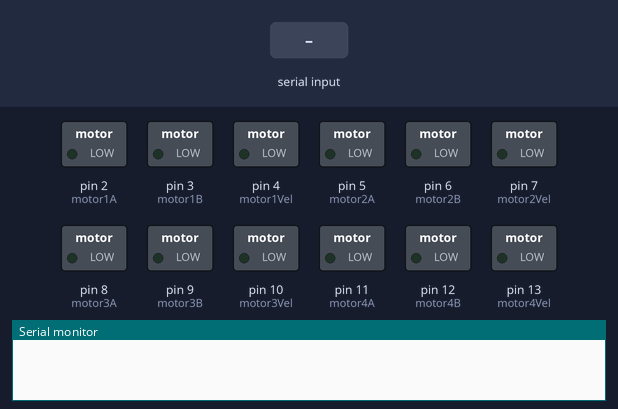
This sketch was run on a simulated Arduino Mega 2560, built with avr-gcc and run on an emulated ATmega2560. Shown: switched loads named in the sketch (green lamp = pin HIGH), the last lines printed to the serial monitor. Inputs (shaded band) come from the test bench.

Above: at 1.2 s.
1.3 s: "a90\n" received over the second serial link
At 1.7 s:
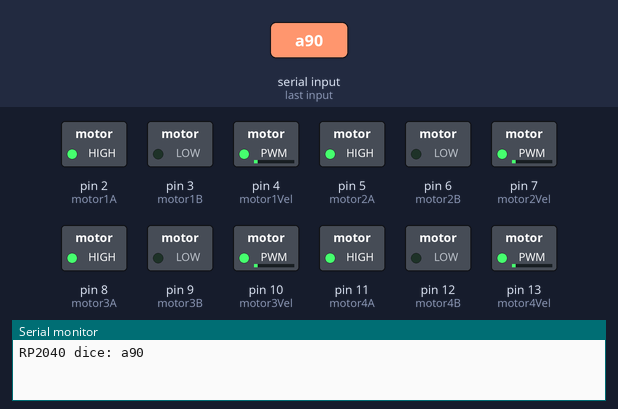
2.8 s: "a,45\n" received over the second serial link
At 4.0 s:
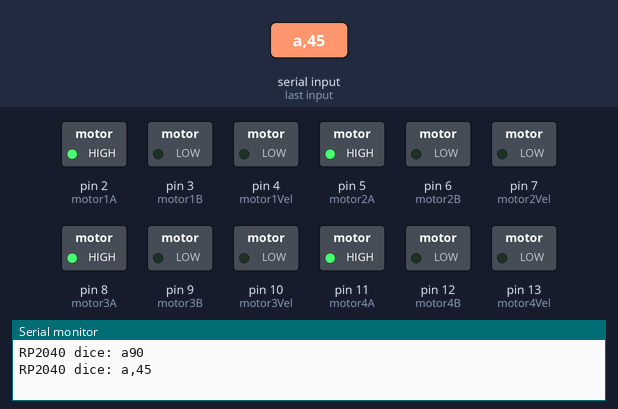
4.3 s: "b90\n" received over the second serial link
At 5.2 s:
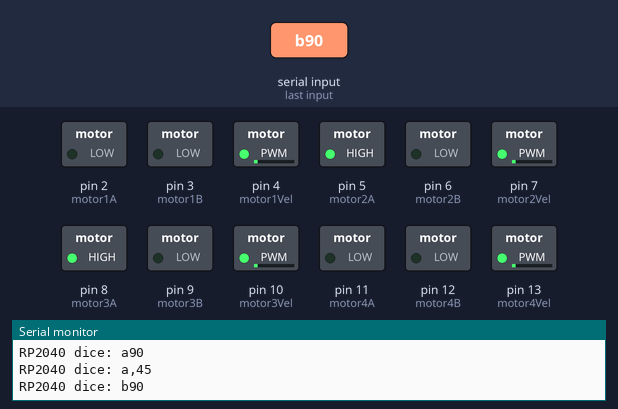
5.8 s: "b,45\n" received over the second serial link
At 6.4 s:
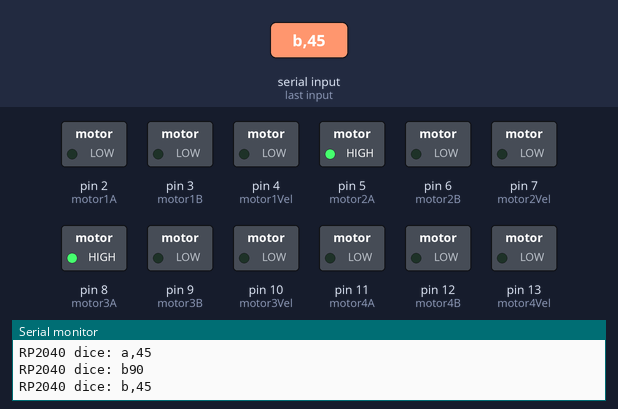
7.3 s: "c90\n" received over the second serial link
At 8.5 s:
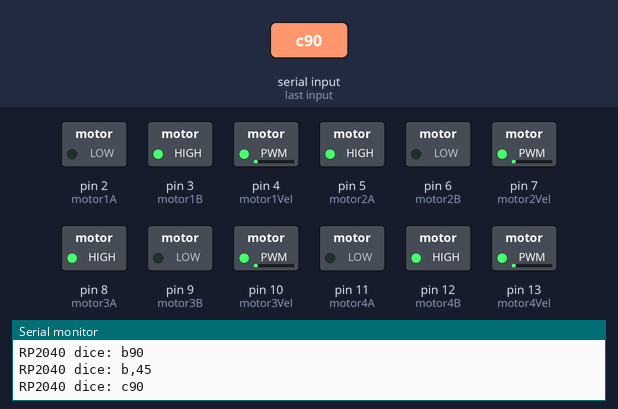
8.8 s: "c,45\n" received over the second serial link
At 9.9 s:
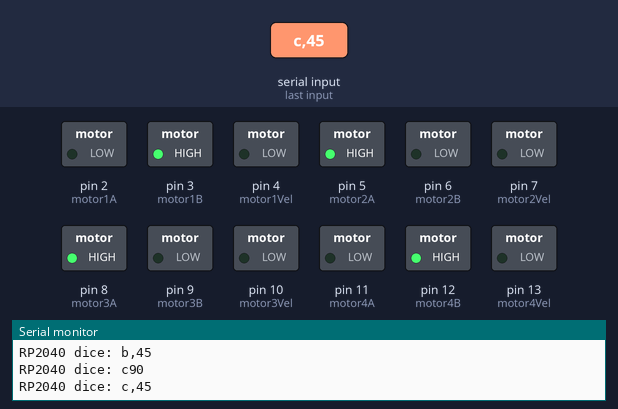
Timing chart, 0 to 11.3 s (numbered marks = the images above; inputs shaded):
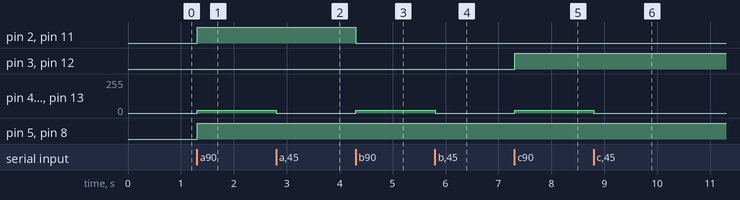

Measured:
- after the input at 1.3 s, pin 2 (motor1A), pin 5 (motor2A), pin 8 (motor3A), pin 11 (motor4A): LOW → HIGH at once; pin 4 (motor1Vel), pin 7 (motor2Vel), pin 10 (motor3Vel), pin 13 (motor4Vel): 0/255 → 22/255 at once
- after the input at 2.8 s, pin 4 (motor1Vel), pin 7 (motor2Vel), pin 10 (motor3Vel), pin 13 (motor4Vel): 22/255 → 0/255 at once
- after the input at 4.3 s, pin 2 (motor1A), pin 11 (motor4A): HIGH → LOW at once; pin 4 (motor1Vel), pin 7 (motor2Vel), pin 10 (motor3Vel), pin 13 (motor4Vel): 0/255 → 22/255 at once
- after the input at 5.8 s, pin 4 (motor1Vel), pin 7 (motor2Vel), pin 10 (motor3Vel), pin 13 (motor4Vel): 22/255 → 0/255 at once
- after the input at 7.3 s, pin 3 (motor1B), pin 12 (motor4B): LOW → HIGH at once; pin 4 (motor1Vel), pin 7 (motor2Vel), pin 10 (motor3Vel), pin 13 (motor4Vel): 0/255 → 22/255 at once
- after the input at 8.8 s, pin 4 (motor1Vel), pin 7 (motor2Vel), pin 10 (motor3Vel), pin 13 (motor4Vel): 22/255 → 0/255 at once

The sketch:

PRUEBA_MEGA.ino
```cpp
/* Establecemos comunicaciones entre Arduinos.
   Esclavo */

// VARIABLES
String msg;
int vel;

// VARIABLES MOTOR
#define motor1A 2
#define motor1B 3
#define motor1Vel 4
#define motor2A 5
#define motor2B 6
#define motor2Vel 7
#define motor3A 8
#define motor3B 9
#define motor3Vel 10
#define motor4A 11
#define motor4B 12
#define motor4Vel 13

void setup() {
  Serial.begin(9600);
  Serial1.begin(9600);

  pinMode(motor1A, OUTPUT); pinMode(motor1B, OUTPUT); pinMode(motor1Vel, OUTPUT);
  pinMode(motor2A, OUTPUT); pinMode(motor2B, OUTPUT); pinMode(motor2Vel, OUTPUT);
  pinMode(motor3A, OUTPUT); pinMode(motor3B, OUTPUT); pinMode(motor3Vel, OUTPUT);
  pinMode(motor4A, OUTPUT); pinMode(motor4B, OUTPUT); pinMode(motor4Vel, OUTPUT);

  msg = "n0";
}

void loop() {
  // Lee mensajes enviados por KUKI_RP2040.
  if (Serial1.available()) {
    msg = Serial1.readStringUntil('\n');
    msg.trim();

    Serial.print("RP2040 dice: ");
    Serial.println(msg);

    if (msg.length() < 2) return;

    switch (msg[0]) {
      case 'a':
        digitalWrite(motor1A, HIGH); digitalWrite(motor1B, LOW);
        digitalWrite(motor2A, HIGH); digitalWrite(motor2B, LOW);
        digitalWrite(motor3A, HIGH); digitalWrite(motor3B, LOW);
        digitalWrite(motor4A, HIGH); digitalWrite(motor4B, LOW);
        break;
      case 'b':
        digitalWrite(motor1A, LOW);  digitalWrite(motor1B, LOW);
        digitalWrite(motor2A, HIGH); digitalWrite(motor2B, LOW);
        digitalWrite(motor3A, HIGH); digitalWrite(motor3B, LOW);
        digitalWrite(motor4A, LOW);  digitalWrite(motor4B, LOW);
        break;
      case 'c':
        digitalWrite(motor1A, LOW);  digitalWrite(motor1B, HIGH);
        digitalWrite(motor2A, HIGH); digitalWrite(motor2B, LOW);
        digitalWrite(motor3A, HIGH); digitalWrite(motor3B, LOW);
        digitalWrite(motor4A, LOW);  digitalWrite(motor4B, HIGH);
        break;
      case 'd':
        digitalWrite(motor1A, LOW);  digitalWrite(motor1B, HIGH);
        digitalWrite(motor2A, LOW);  digitalWrite(motor2B, LOW);
        digitalWrite(motor3A, LOW);  digitalWrite(motor3B, LOW);
        digitalWrite(motor4A, LOW);  digitalWrite(motor4B, HIGH);
        break;
      case 'e':
        digitalWrite(motor1A, LOW);  digitalWrite(motor1B, HIGH);
        digitalWrite(motor2A, LOW);  digitalWrite(motor2B, HIGH);
        digitalWrite(motor3A, LOW);  digitalWrite(motor3B, HIGH);
        digitalWrite(motor4A, LOW);  digitalWrite(motor4B, HIGH);
        break;
      case 'f':
        digitalWrite(motor1A, LOW);  digitalWrite(motor1B, LOW);
        digitalWrite(motor2A, LOW);  digitalWrite(motor2B, HIGH);
        digitalWrite(motor3A, LOW);  digitalWrite(motor3B, HIGH);
        digitalWrite(motor4A, LOW);  digitalWrite(motor4B, LOW);
        break;
      case 'g':
        digitalWrite(motor1A, HIGH); digitalWrite(motor1B, LOW);
        digitalWrite(motor2A, LOW);  digitalWrite(motor2B, LOW);
        digitalWrite(motor3A, LOW);  digitalWrite(motor3B, LOW);
        digitalWrite(motor4A, HIGH); digitalWrite(motor4B, LOW);
        break;
      case 'h':
        digitalWrite(motor1A, HIGH); digitalWrite(motor1B, LOW);
        digitalWrite(motor2A, LOW);  digitalWrite(motor2B, LOW);
        digitalWrite(motor3A, LOW);  digitalWrite(motor3B, LOW);
        digitalWrite(motor4A, HIGH); digitalWrite(motor4B, LOW);
        break;
      case 'i':
        digitalWrite(motor1A, LOW);  digitalWrite(motor1B, HIGH);
        digitalWrite(motor2A, HIGH); digitalWrite(motor2B, LOW);
        digitalWrite(motor3A, LOW);  digitalWrite(motor3B, HIGH);
        digitalWrite(motor4A, HIGH); digitalWrite(motor4B, LOW);
        break;
      case 'j':
        digitalWrite(motor1A, LOW);  digitalWrite(motor1B, HIGH);
        digitalWrite(motor2A, HIGH); digitalWrite(motor2B, LOW);
        digitalWrite(motor3A, HIGH); digitalWrite(motor3B, LOW);
        digitalWrite(motor4A, LOW);  digitalWrite(motor4B, HIGH);
        break;
      case 'k':
        digitalWrite(motor1A, LOW);  digitalWrite(motor1B, LOW);
        digitalWrite(motor2A, HIGH); digitalWrite(motor2B, LOW);
        digitalWrite(motor3A, LOW); digitalWrite(motor3B, LOW);
        digitalWrite(motor4A, LOW);  digitalWrite(motor4B, LOW);
        break;
      case 'l':
        digitalWrite(motor1A, HIGH);  digitalWrite(motor1B, LOW);
        digitalWrite(motor2A, LOW); digitalWrite(motor2B, LOW);
        digitalWrite(motor3A, LOW); digitalWrite(motor3B, LOW);
        digitalWrite(motor4A, LOW);  digitalWrite(motor4B, LOW);
        break;
      default:
        digitalWrite(motor1A, LOW); digitalWrite(motor1B, LOW);
        digitalWrite(motor2A, LOW); digitalWrite(motor2B, LOW);
        digitalWrite(motor3A, LOW); digitalWrite(motor3B, LOW);
        digitalWrite(motor4A, LOW); digitalWrite(motor4B, LOW);
        break;
    }

    vel = map(msg.substring(1).toInt(), 0, 1023, 0, 255);

    analogWrite(motor1Vel, vel);
    analogWrite(motor2Vel, vel);
    analogWrite(motor3Vel, vel);
    analogWrite(motor4Vel, vel);
  }

  // petit delay opcional per no saturar CPU
  delay(5);
}
```
